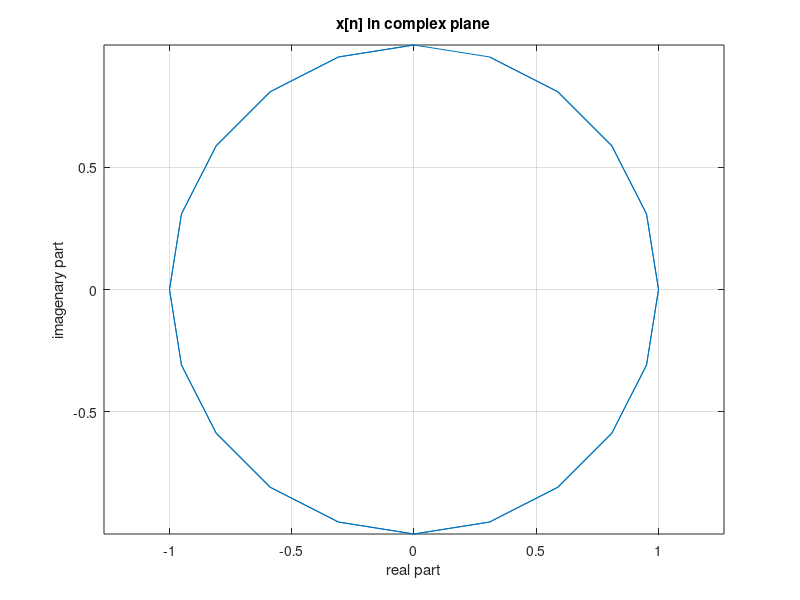
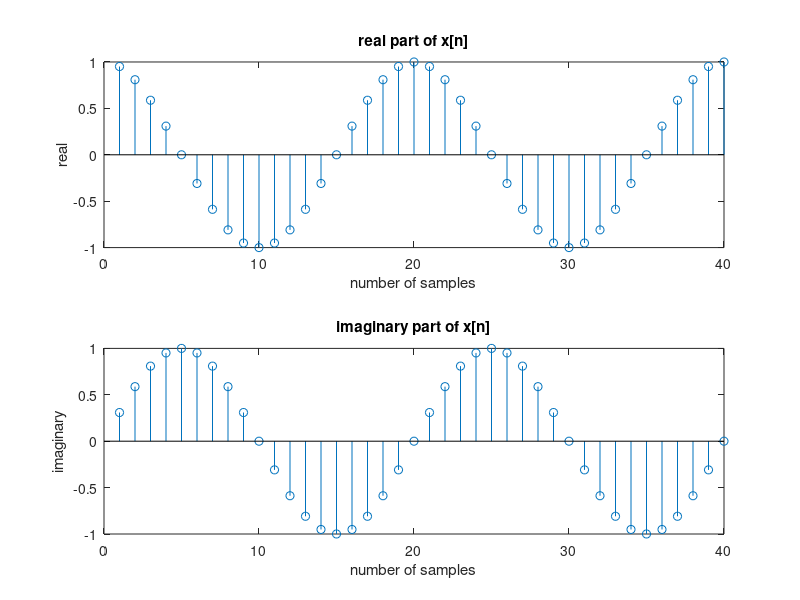
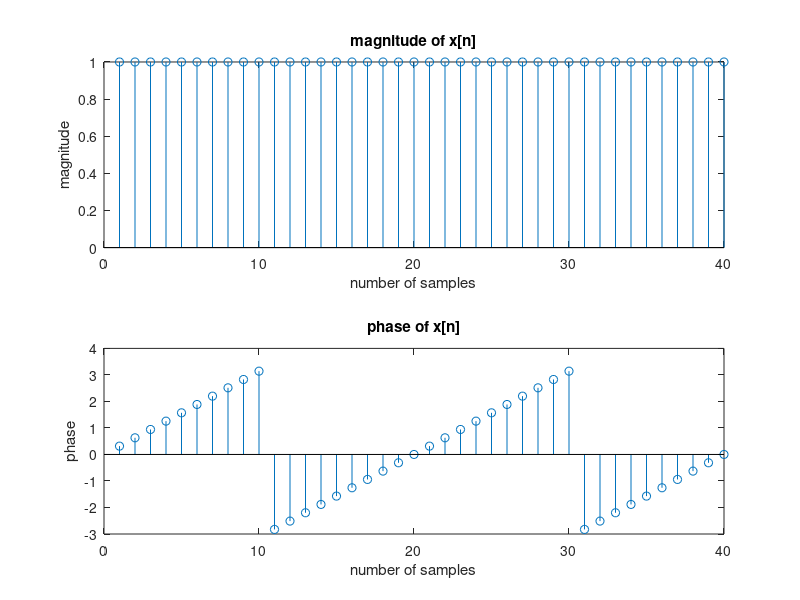

Write MATLAB code to recreate these figures, in order.
clc
clear all

A = 1; %amplitude
w = pi/10;
N = 40; %number of sampling
n = 1:1:40;

%3a
x = A*exp(1i*w*n);
figure(1);
plot(imag(x),real(x));
axis equal
grid on
xlabel('real part');
ylabel('imagenary part');
title('x[n] in complex plane');

%3b
figure(2);
subplot(2,1,1);
stem(n,real(x));
ylabel('real');
xlabel('number of samples');
title('real part of x[n]')
subplot(2,1,2);
stem(n,imag(x));
ylabel('imaginary');
xlabel('number of samples');
title('imaginary part of x[n]')

%3c
figure(3);
subplot(2,1,1);
stem(n,abs(x)); %magnitude of x[n]
ylabel('magnitude');
xlabel('number of samples');
title('magnitude of x[n]')
subplot(2,1,2);
stem(n,angle(x));
ylabel('phase'); %phase of x[n]
xlabel('number of samples');
title('phase of x[n]')